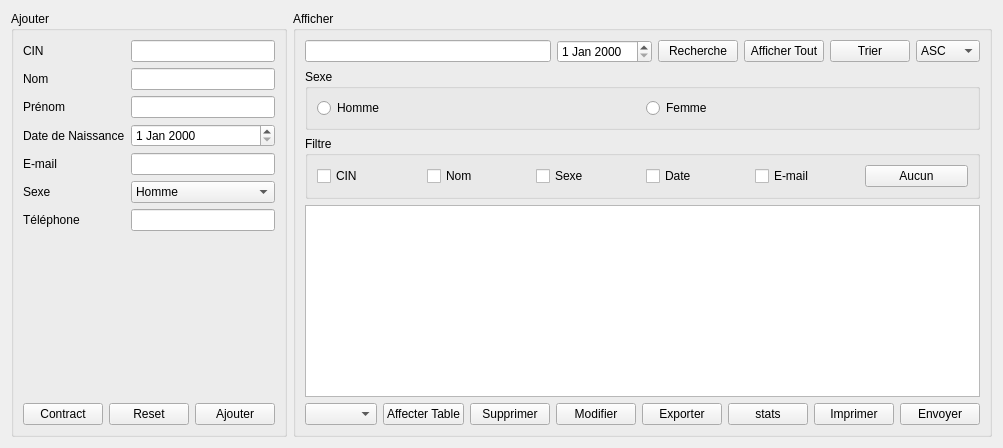
                    <widget class="QWidget" name="tab">
                     <attribute name="title">
                      <string>Invités</string>
                     </attribute>
                     <layout class="QHBoxLayout" name="horizontalLayout_10">
                      <item>
                       <layout class="QHBoxLayout" name="horizontalLayout_12">
                        <item>
                         <widget class="QGroupBox" name="groupBox_ajouter_invites">
                          <property name="title">
                           <string>Ajouter</string>
                          </property>
                          <layout class="QVBoxLayout" name="verticalLayout_8">
                           <item>
                            <layout class="QVBoxLayout" name="verticalLayout_7">
                             <item>
                              <layout class="QFormLayout" name="formLayout_3">
                               <item row="0" column="0">
                                <widget class="QLabel" name="cINLabel">
                                 <property name="text">
                                  <string>CIN</string>
                                 </property>
                                </widget>
                               </item>
                               <item row="0" column="1">
                                <widget class="QLineEdit" name="cINLineEdit_invite"/>
                               </item>
                               <item row="1" column="0">
                                <widget class="QLabel" name="prNomLabel">
                                 <property name="text">
                                  <string>Nom</string>
                                 </property>
                                </widget>
                               </item>
                               <item row="1" column="1">
                                <widget class="QLineEdit" name="nomLineEdit_invite"/>
                               </item>
                               <item row="2" column="0">
                                <widget class="QLabel" name="prNomLabel_2">
                                 <property name="text">
                                  <string>Prénom</string>
                                 </property>
                                </widget>
                               </item>
                               <item row="2" column="1">
                                <widget class="QLineEdit" name="prNomLineEdit_invite"/>
                               </item>
                               <item row="3" column="0">
                                <widget class="QLabel" name="dateDeNaissanceLabel">
                                 <property name="text">
                                  <string>Date de Naissance</string>
                                 </property>
                                </widget>
                               </item>
                               <item row="3" column="1">
                                <widget class="QDateEdit" name="dateDeNaissanceDateEdit_invite"/>
                               </item>
                               <item row="4" column="0">
                                <widget class="QLabel" name="eMailLabel">
                                 <property name="text">
                                  <string>E-mail</string>
                                 </property>
                                </widget>
                               </item>
                               <item row="4" column="1">
                                <widget class="QLineEdit" name="eMailLineEdit_invite"/>
                               </item>
                               <item row="5" column="0">
                                <widget class="QLabel" name="sexeLabel">
                                 <property name="text">
                                  <string>Sexe</string>
                                 </property>
                                </widget>
                               </item>
                               <item row="5" column="1">
                                <widget class="QComboBox" name="sexeComboBox">
                                 <item>
                                  <property name="text">
                                   <string>Homme</string>
                                  </property>
                                 </item>
                                 <item>
                                  <property name="text">
                                   <string>Femme</string>
                                  </property>
                                 </item>
                                </widget>
                               </item>
                               <item row="6" column="0">
                                <widget class="QLabel" name="tLPhoneLabel">
                                 <property name="text">
                                  <string>Téléphone</string>
                                 </property>
                                </widget>
                               </item>
                               <item row="6" column="1">
                                <widget class="QLineEdit" name="tLPhoneLineEdit_invite"/>
                               </item>
                              </layout>
                             </item>
                             <item>
                              <layout class="QHBoxLayout" name="horizontalLayout_13">
                               <item>
                                <widget class="QPushButton" name="contract_invite">
                                 <property name="text">
                                  <string>Contract</string>
                                 </property>
                                </widget>
                               </item>
                               <item>
                                <widget class="QPushButton" name="reset_invite">
                                 <property name="text">
                                  <string>Reset</string>
                                 </property>
                                </widget>
                               </item>
                               <item>
                                <widget class="QPushButton" name="ajouter_invite">
                                 <property name="text">
                                  <string>Ajouter</string>
                                 </property>
                                </widget>
                               </item>
                              </layout>
                             </item>
                            </layout>
                           </item>
                          </layout>
                         </widget>
                        </item>
                        <item>
                         <widget class="QGroupBox" name="groupBox_afficher_invites">
                          <property name="title">
                           <string>Afficher</string>
                          </property>
                          <layout class="QVBoxLayout" name="verticalLayout_10">
                           <item>
                            <layout class="QVBoxLayout" name="verticalLayout_9">
                             <item>
                              <layout class="QHBoxLayout" name="horizontalLayout_14">
                               <item>
                                <widget class="QLineEdit" name="lineEdit_recherche_invite"/>
                               </item>
                               <item>
                                <widget class="QDateEdit" name="date_recherche_invite"/>
                               </item>
                               <item>
                                <widget class="QPushButton" name="recherche_invite">
                                 <property name="text">
                                  <string>Recherche</string>
                                 </property>
                                </widget>
                               </item>
                               <item>
                                <widget class="QPushButton" name="afficher_tout_invite">
                                 <property name="text">
                                  <string>Afficher Tout</string>
                                 </property>
                                </widget>
                               </item>
                               <item>
                                <widget class="QPushButton" name="trier_invite">
                                 <property name="text">
                                  <string>Trier</string>
                                 </property>
                                </widget>
                               </item>
                               <item>
                                <widget class="QComboBox" name="ordre_invite">
                                 <item>
                                  <property name="text">
                                   <string>ASC</string>
                                  </property>
                                 </item>
                                 <item>
                                  <property name="text">
                                   <string>DESC</string>
                                  </property>
                                 </item>
                                </widget>
                               </item>
                              </layout>
                             </item>
                             <item>
                              <layout class="QHBoxLayout" name="horizontalLayout_16">
                               <item>
                                <widget class="QGroupBox" name="groupBox_4">
                                 <property name="title">
                                  <string>Sexe</string>
                                 </property>
                                 <layout class="QHBoxLayout" name="horizontalLayout_21">
                                  <item>
                                   <layout class="QHBoxLayout" name="horizontalLayout_20">
                                    <item>
                                     <widget class="QRadioButton" name="radio_button_homme">
                                      <property name="text">
                                       <string>Homme</string>
                                      </property>
                                     </widget>
                                    </item>
                                    <item>
                                     <widget class="QRadioButton" name="radio_button_femme">
                                      <property name="text">
                                       <string>Femme</string>
                                      </property>
                                     </widget>
                                    </item>
                                   </layout>
                                  </item>
                                 </layout>
                                </widget>
                               </item>
                              </layout>
                             </item>
                             <item>
                              <layout class="QHBoxLayout" name="horizontalLayout_19">
                               <item>
                                <widget class="QGroupBox" name="groupBox_5">
                                 <property name="title">
                                  <string>Filtre</string>
                                 </property>
                                 <layout class="QHBoxLayout" name="horizontalLayout_23">
                                  <item>
                                   <layout class="QHBoxLayout" name="horizontalLayout_22">
                                    <item>
                                     <widget class="QCheckBox" name="checkBox_cin_invite">
                                      <property name="text">
                                       <string>CIN</string>
                                      </property>
                                     </widget>
                                    </item>
                                    <item>
                                     <widget class="QCheckBox" name="checkBox_nom_invite">
                                      <property name="text">
                                       <string>Nom</string>
                                      </property>
                                     </widget>
                                    </item>
                                    <item>
                                     <widget class="QCheckBox" name="checkBox_sexe_invite">
                                      <property name="text">
                                       <string>Sexe</string>
                                      </property>
                                     </widget>
                                    </item>
                                    <item>
                                     <widget class="QCheckBox" name="checkBox_date_invite">
                                      <property name="text">
                                       <string>Date</string>
                                      </property>
                                     </widget>
                                    </item>
                                    <item>
                                     <widget class="QCheckBox" name="checkBox_mail_invite">
                                      <property name="text">
                                       <string>E-mail</string>
                                      </property>
                                     </widget>
                                    </item>
                                    <item>
                                     <widget class="QPushButton" name="aucun_invite">
                                      <property name="text">
                                       <string>Aucun</string>
                                      </property>
                                     </widget>
                                    </item>
                                   </layout>
                                  </item>
                                 </layout>
                                </widget>
                               </item>
                              </layout>
                             </item>
                             <item>
                              <layout class="QHBoxLayout" name="horizontalLayout_17">
                               <item>
                                <widget class="QTableView" name="tableView_invite"/>
                               </item>
                              </layout>
                             </item>
                             <item>
                              <layout class="QHBoxLayout" name="horizontalLayout_18">
                               <item>
                                <widget class="QComboBox" name="comboBox_tables"/>
                               </item>
                               <item>
                                <widget class="QPushButton" name="affecter_table">
                                 <property name="text">
                                  <string>Affecter Table</string>
                                 </property>
                                </widget>
                               </item>
                               <item>
                                <widget class="QPushButton" name="supprimer_invite">
                                 <property name="text">
                                  <string>Supprimer</string>
                                 </property>
                                </widget>
                               </item>
                               <item>
                                <widget class="QPushButton" name="modifier_invite">
                                 <property name="text">
                                  <string>Modifier</string>
                                 </property>
                                 <property name="checkable">
                                  <bool>true</bool>
                                 </property>
                                </widget>
                               </item>
                               <item>
                                <widget class="QPushButton" name="exporter_invite">
                                 <property name="text">
                                  <string>Exporter</string>
                                 </property>
                                </widget>
                               </item>
                               <item>
                                <widget class="QPushButton" name="stats_invite">
                                 <property name="text">
                                  <string>stats</string>
                                 </property>
                                </widget>
                               </item>
                               <item>
                                <widget class="QPushButton" name="imprimer_invite">
                                 <property name="text">
                                  <string>Imprimer</string>
                                 </property>
                                </widget>
                               </item>
                               <item>
                                <widget class="QPushButton" name="envoyer_invite">
                                 <property name="text">
                                  <string>Envoyer</string>
                                 </property>
                                </widget>
                               </item>
                              </layout>
                             </item>
                            </layout>
                           </item>
                          </layout>
                         </widget>
                        </item>
                       </layout>
                      </item>
                     </layout>
                    </widget>
